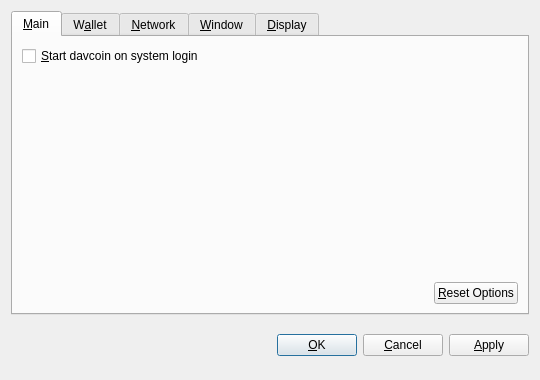
<?xml version="1.0" encoding="UTF-8"?>
<ui version="4.0">
 <class>OptionsDialog</class>
 <widget class="QDialog" name="OptionsDialog">
  <property name="geometry">
   <rect>
    <x>0</x>
    <y>0</y>
    <width>540</width>
    <height>380</height>
   </rect>
  </property>
  <property name="windowTitle">
   <string>Options</string>
  </property>
  <property name="modal">
   <bool>true</bool>
  </property>
  <layout class="QVBoxLayout" name="verticalLayout">
   <item>
    <widget class="QTabWidget" name="tabWidget">
     <property name="tabPosition">
      <enum>QTabWidget::North</enum>
     </property>
     <property name="currentIndex">
      <number>0</number>
     </property>
     <widget class="QWidget" name="tabMain">
      <attribute name="title">
       <string>&amp;Main</string>
      </attribute>
      <layout class="QVBoxLayout" name="verticalLayout_Main">
       <item>
        <widget class="QCheckBox" name="bitcoinAtStartup">
         <property name="toolTip">
          <string>Automatically start davcoin after logging in to the system.</string>
         </property>
         <property name="text">
          <string>&amp;Start davcoin on system login</string>
         </property>
        </widget>
       </item>
       <item>
        <spacer name="verticalSpacer_Main">
         <property name="orientation">
          <enum>Qt::Vertical</enum>
         </property>
         <property name="sizeHint" stdset="0">
          <size>
           <width>20</width>
           <height>40</height>
          </size>
         </property>
        </spacer>
       </item>
       <item>
        <layout class="QHBoxLayout" name="horizontalLayout_2_Main">
         <item>
          <spacer name="horizontalSpacer_2_Main">
           <property name="orientation">
            <enum>Qt::Horizontal</enum>
           </property>
           <property name="sizeHint" stdset="0">
            <size>
             <width>40</width>
             <height>20</height>
            </size>
           </property>
          </spacer>
         </item>
         <item>
          <widget class="QPushButton" name="resetButton">
           <property name="toolTip">
            <string>Reset all client options to default.</string>
           </property>
           <property name="text">
            <string>&amp;Reset Options</string>
           </property>
           <property name="autoDefault">
            <bool>false</bool>
           </property>
          </widget>
         </item>
        </layout>
       </item>
      </layout>
     </widget>
     <widget class="QWidget" name="tabWallet">
      <attribute name="title">
       <string>W&amp;allet</string>
      </attribute>
      <layout class="QVBoxLayout" name="verticalLayout_Network">
       <item>
        <widget class="QLabel" name="transactionFeeInfoLabel">
         <property name="text">
          <string>Optional transaction fee per kB that helps make sure your transactions are processed quickly. Most transactions are 1 kB.</string>
         </property>
         <property name="textFormat">
          <enum>Qt::PlainText</enum>
         </property>
         <property name="wordWrap">
          <bool>true</bool>
         </property>
        </widget>
       </item>
       <item>
        <layout class="QHBoxLayout" name="horizontalLayout_1_Main">
         <item>
          <widget class="QLabel" name="transactionFeeLabel">
           <property name="text">
            <string>Pay transaction &amp;fee</string>
           </property>
           <property name="textFormat">
            <enum>Qt::PlainText</enum>
           </property>
           <property name="buddy">
            <cstring>transactionFee</cstring>
           </property>
          </widget>
         </item>
         <item>
          <widget class="BitcoinAmountField" name="transactionFee"/>
         </item>
         <item>
          <spacer name="horizontalSpacer_1_Main">
           <property name="orientation">
            <enum>Qt::Horizontal</enum>
           </property>
           <property name="sizeHint" stdset="0">
            <size>
             <width>40</width>
             <height>20</height>
            </size>
           </property>
          </spacer>
         </item>
        </layout>
       </item>
       <item>
        <widget class="QLabel" name="label">
         <property name="text">
          <string>If you disable the spending of unconfirmed change, the change from a transaction cannot be used until that transaction has at least one confirmation. This also affects how your balance is computed.</string>
         </property>
         <property name="wordWrap">
          <bool>true</bool>
         </property>
        </widget>
       </item>
       <item>
        <widget class="QCheckBox" name="spendZeroConfChange">
         <property name="text">
          <string>Spend unconfirmed change  (experts only)</string>
         </property>
        </widget>
       </item>
       <item>
        <spacer name="verticalSpacer">
         <property name="orientation">
          <enum>Qt::Vertical</enum>
         </property>
         <property name="sizeHint" stdset="0">
          <size>
           <width>20</width>
           <height>40</height>
          </size>
         </property>
        </spacer>
       </item>
      </layout>
     </widget>
     <widget class="QWidget" name="tabNetwork">
      <attribute name="title">
       <string>&amp;Network</string>
      </attribute>
      <layout class="QVBoxLayout" name="verticalLayout_Network">
       <item>
        <widget class="QCheckBox" name="mapPortUpnp">
         <property name="toolTip">
          <string>Automatically open the davcoin client port on the router. This only works when your router supports UPnP and it is enabled.</string>
         </property>
         <property name="text">
          <string>Map port using &amp;UPnP</string>
         </property>
        </widget>
       </item>
       <item>
        <widget class="QCheckBox" name="connectSocks">
         <property name="toolTip">
          <string>Connect to the davcoin network through a SOCKS proxy (e.g. when connecting through Tor).</string>
         </property>
         <property name="text">
          <string>&amp;Connect through SOCKS proxy:</string>
         </property>
        </widget>
       </item>
       <item>
        <layout class="QHBoxLayout" name="horizontalLayout_Network">
         <item>
          <widget class="QLabel" name="proxyIpLabel">
           <property name="text">
            <string>Proxy &amp;IP:</string>
           </property>
           <property name="textFormat">
            <enum>Qt::PlainText</enum>
           </property>
           <property name="buddy">
            <cstring>proxyIp</cstring>
           </property>
          </widget>
         </item>
         <item>
          <widget class="QValidatedLineEdit" name="proxyIp">
           <property name="maximumSize">
            <size>
             <width>140</width>
             <height>16777215</height>
            </size>
           </property>
           <property name="toolTip">
            <string>IP address of the proxy (e.g. 127.0.0.1)</string>
           </property>
          </widget>
         </item>
         <item>
          <widget class="QLabel" name="proxyPortLabel">
           <property name="text">
            <string>&amp;Port:</string>
           </property>
           <property name="textFormat">
            <enum>Qt::PlainText</enum>
           </property>
           <property name="buddy">
            <cstring>proxyPort</cstring>
           </property>
          </widget>
         </item>
         <item>
          <widget class="QLineEdit" name="proxyPort">
           <property name="maximumSize">
            <size>
             <width>55</width>
             <height>16777215</height>
            </size>
           </property>
           <property name="toolTip">
            <string>Port of the proxy (e.g. 9050)</string>
           </property>
          </widget>
         </item>
         <item>
          <widget class="QLabel" name="socksVersionLabel">
           <property name="text">
            <string>SOCKS &amp;Version:</string>
           </property>
           <property name="textFormat">
            <enum>Qt::PlainText</enum>
           </property>
           <property name="buddy">
            <cstring>socksVersion</cstring>
           </property>
          </widget>
         </item>
         <item>
          <widget class="QValueComboBox" name="socksVersion">
           <property name="toolTip">
            <string>SOCKS version of the proxy (e.g. 5)</string>
           </property>
          </widget>
         </item>
         <item>
          <spacer name="horizontalSpacer_Network">
           <property name="orientation">
            <enum>Qt::Horizontal</enum>
           </property>
           <property name="sizeHint" stdset="0">
            <size>
             <width>40</width>
             <height>20</height>
            </size>
           </property>
          </spacer>
         </item>
        </layout>
       </item>
       <item>
        <spacer name="verticalSpacer_Network">
         <property name="orientation">
          <enum>Qt::Vertical</enum>
         </property>
         <property name="sizeHint" stdset="0">
          <size>
           <width>20</width>
           <height>40</height>
          </size>
         </property>
        </spacer>
       </item>
      </layout>
     </widget>
     <widget class="QWidget" name="tabWindow">
      <attribute name="title">
       <string>&amp;Window</string>
      </attribute>
      <layout class="QVBoxLayout" name="verticalLayout_Window">
       <item>
        <widget class="QCheckBox" name="minimizeToTray">
         <property name="toolTip">
          <string>Show only a tray icon after minimizing the window.</string>
         </property>
         <property name="text">
          <string>&amp;Minimize to the tray instead of the taskbar</string>
         </property>
        </widget>
       </item>
       <item>
        <widget class="QCheckBox" name="minimizeOnClose">
         <property name="toolTip">
          <string>Minimize instead of exit the application when the window is closed. When this option is enabled, the application will be closed only after selecting Quit in the menu.</string>
         </property>
         <property name="text">
          <string>M&amp;inimize on close</string>
         </property>
        </widget>
       </item>
       <item>
        <spacer name="verticalSpacer_Window">
         <property name="orientation">
          <enum>Qt::Vertical</enum>
         </property>
         <property name="sizeHint" stdset="0">
          <size>
           <width>20</width>
           <height>40</height>
          </size>
         </property>
        </spacer>
       </item>
      </layout>
     </widget>
     <widget class="QWidget" name="tabDisplay">
      <attribute name="title">
       <string>&amp;Display</string>
      </attribute>
      <layout class="QVBoxLayout" name="verticalLayout_Display">
       <item>
        <layout class="QHBoxLayout" name="horizontalLayout_1_Display">
         <item>
          <widget class="QLabel" name="langLabel">
           <property name="text">
            <string>User Interface &amp;language:</string>
           </property>
           <property name="textFormat">
            <enum>Qt::PlainText</enum>
           </property>
           <property name="buddy">
            <cstring>lang</cstring>
           </property>
          </widget>
         </item>
         <item>
          <widget class="QValueComboBox" name="lang">
           <property name="toolTip">
            <string>The user interface language can be set here. This setting will take effect after restarting davcoin.</string>
           </property>
          </widget>
         </item>
        </layout>
       </item>
       <item>
        <layout class="QHBoxLayout" name="horizontalLayout_2_Display">
         <item>
          <widget class="QLabel" name="unitLabel">
           <property name="text">
            <string>&amp;Unit to show amounts in:</string>
           </property>
           <property name="textFormat">
            <enum>Qt::PlainText</enum>
           </property>
           <property name="buddy">
            <cstring>unit</cstring>
           </property>
          </widget>
         </item>
         <item>
          <widget class="QValueComboBox" name="unit">
           <property name="toolTip">
            <string>Choose the default subdivision unit to show in the interface and when sending coins.</string>
           </property>
          </widget>
         </item>
        </layout>
       </item>
       <item>
        <widget class="QCheckBox" name="displayAddresses">
         <property name="toolTip">
          <string>Whether to show davcoin addresses in the transaction list or not.</string>
         </property>
         <property name="text">
          <string>&amp;Display addresses in transaction list</string>
         </property>
        </widget>
       </item>
       <item>
        <widget class="QCheckBox" name="coinControlFeatures">
         <property name="toolTip">
          <string>Whether to show coin control features or not.</string>
         </property>
         <property name="text">
          <string>Display coin &amp;control features (experts only!)</string>
         </property>
        </widget>
       </item>
       <item>
        <spacer name="verticalSpacer_Display">
         <property name="orientation">
          <enum>Qt::Vertical</enum>
         </property>
         <property name="sizeHint" stdset="0">
          <size>
           <width>20</width>
           <height>40</height>
          </size>
         </property>
        </spacer>
       </item>
      </layout>
     </widget>
    </widget>
   </item>
   <item>
    <layout class="QHBoxLayout" name="horizontalLayout_Buttons">
     <item>
      <spacer name="horizontalSpacer_1">
       <property name="orientation">
        <enum>Qt::Horizontal</enum>
       </property>
       <property name="sizeHint" stdset="0">
        <size>
         <width>40</width>
         <height>48</height>
        </size>
       </property>
      </spacer>
     </item>
     <item>
      <widget class="QLabel" name="statusLabel">
       <property name="font">
        <font>
         <weight>75</weight>
         <bold>true</bold>
        </font>
       </property>
       <property name="text">
        <string/>
       </property>
       <property name="textFormat">
        <enum>Qt::PlainText</enum>
       </property>
       <property name="wordWrap">
        <bool>true</bool>
       </property>
      </widget>
     </item>
     <item>
      <spacer name="horizontalSpacer_2">
       <property name="orientation">
        <enum>Qt::Horizontal</enum>
       </property>
       <property name="sizeHint" stdset="0">
        <size>
         <width>40</width>
         <height>48</height>
        </size>
       </property>
      </spacer>
     </item>
     <item>
      <widget class="QPushButton" name="okButton">
       <property name="text">
        <string>&amp;OK</string>
       </property>
      </widget>
     </item>
     <item>
      <widget class="QPushButton" name="cancelButton">
       <property name="text">
        <string>&amp;Cancel</string>
       </property>
       <property name="autoDefault">
        <bool>false</bool>
       </property>
      </widget>
     </item>
     <item>
      <widget class="QPushButton" name="applyButton">
       <property name="text">
        <string>&amp;Apply</string>
       </property>
       <property name="autoDefault">
        <bool>false</bool>
       </property>
      </widget>
     </item>
    </layout>
   </item>
  </layout>
 </widget>
 <customwidgets>
  <customwidget>
   <class>BitcoinAmountField</class>
   <extends>QSpinBox</extends>
   <header>bitcoinamountfield.h</header>
  </customwidget>
  <customwidget>
   <class>QValueComboBox</class>
   <extends>QComboBox</extends>
   <header>qvaluecombobox.h</header>
  </customwidget>
  <customwidget>
   <class>QValidatedLineEdit</class>
   <extends>QLineEdit</extends>
   <header>qvalidatedlineedit.h</header>
  </customwidget>
 </customwidgets>
 <resources/>
 <connections/>
</ui>
